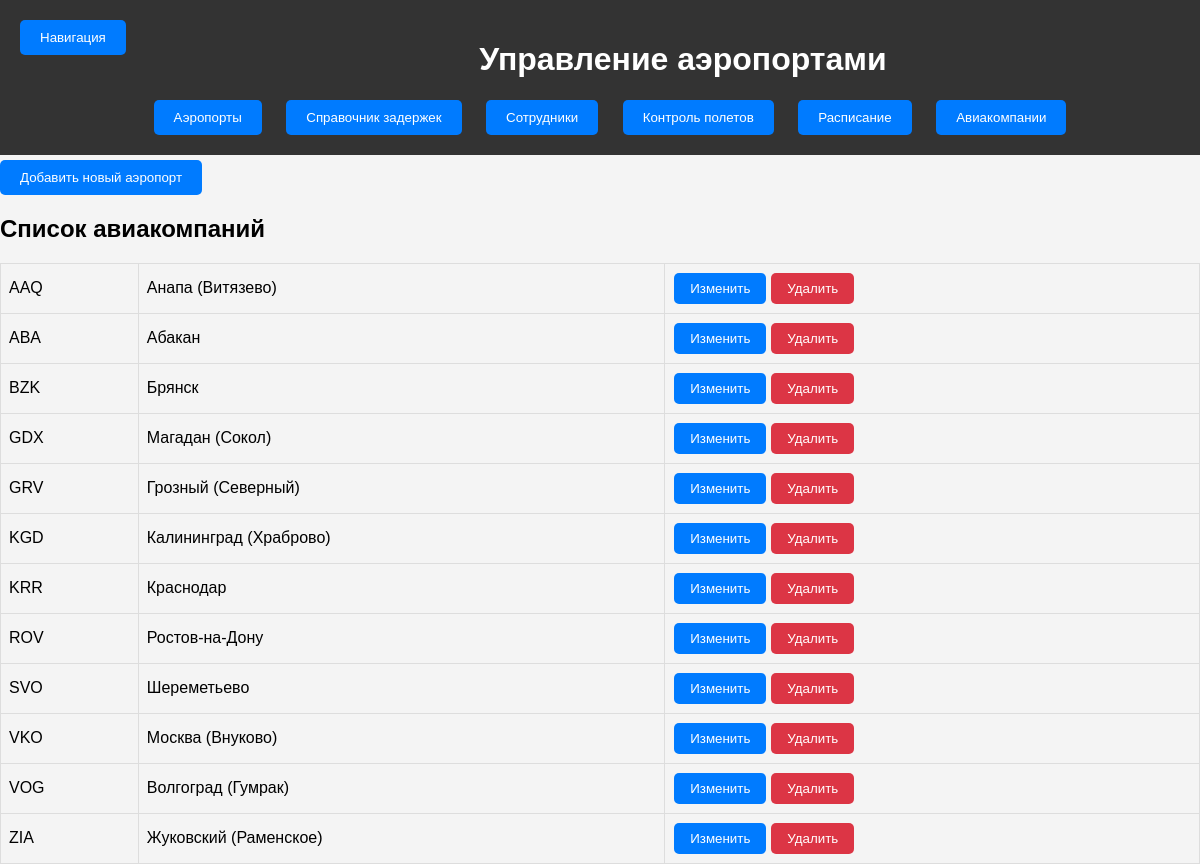
The app's page /tables/airport_ref/main/airport_ref.php with its own data.
### tables this page shows
CREATE TABLE IF NOT EXISTS `airport_ref` (
  `air_code` varchar(3) NOT NULL,
  `decoding` varchar(35) NOT NULL,
  PRIMARY KEY (`air_code`)
);

### tables/airport_ref/main/get_airports.php (the view, shortened to what this page needs)
<?php
$servername = "localhost";
$username = "root";
$password = "";
$dbname = "airport";
$conn = new mysqli($servername, $username, $password, $dbname);
mysqli_set_charset($conn, "utf8");
$sql = "SELECT air_code, decoding FROM airport_ref";
$result = $conn->query($sql);
if ($result->num_rows > 0) {
    while($row = $result->fetch_assoc()) {
        echo "<tr>";
        echo "<td>" . $row["air_code"] . "</td>";
        echo "<td data-field='decoding' data-value='" . $row["decoding"] . "'>" . $row["decoding"] . "</td>";
        echo "<td class='action-buttons'>";
        echo "<div class='button-group'>";
        echo "<button class='action-button edit-button' onclick='editAirport(\"" . $row["air_code"] . "\")'>Изменить</button>";
        echo "<form action='delete_airport.php' method='POST' onsubmit='return confirm(\"Вы уверены, что хотите удалить эту запись?\");'>";
        echo "<input type='submit' class='action-button delete-button' value='Удалить'>";
        echo "</form>";
        echo "</div>";
        echo "</td>";
        echo "</tr>";
    }
} else {
    echo "<tr><td colspan='3'>0 результатов</td></tr>";
}
?>

### tables/airport_ref/main/airport_ref.php (shortened to what this page needs)
<!DOCTYPE html>
<html lang="ru">
<head>
    <link rel="stylesheet" href="styles.css">
</head>
<body>
    <header>
        <button onclick="location.href='../../../nav/nav.php'" id="homeButton">Навигация</button>
        <h1>Управление аэропортами</h1>
        <nav>
            <ul>
                <li><button onclick="location.href='airports.php'">Аэропорты</button></li>
                <li><button onclick="location.href='delays_dictionary.php'">Справочник задержек</button></li>
                <li><button onclick="location.href='employees.php'">Сотрудники</button></li>
                <li><button onclick="location.href='flight_control.php'">Контроль полетов</button></li>
                <li><button onclick="location.href='schedule.php'">Расписание</button></li>
                <li><button onclick="location.href='../../airlines/main/airlines.php'">Авиакомпании</button></li>
            </ul>
        </nav>
    </header>
    <div>
        <button onclick="location.href='../add_airport_ref/add_airport.html'">Добавить новый аэропорт</button>
    </div>
    <h2>Список авиакомпаний</h2>
    <table>
        <tbody>
            <?php include 'get_airports.php'; ?>
        </tbody>
    </table>
</body>
</html>

### tables/airport_ref/main/styles.css (style rules this page uses)
body { font-family: Arial, sans-serif; margin: 0; padding: 0; background-color: #f4f4f4; }
header { position: fixed; width: 100%; background-color: #333; color: #fff; padding: 20px; text-align: center; z-index: 1000; }
nav ul { list-style-type: none; margin: 0; padding: 0; }
nav ul li { display: inline; margin-right: 20px; }
button { padding: 10px 20px; background-color: #007bff; color: #fff; border: none; cursor: pointer; border-radius: 5px; transition: background-color 0.3s; }
table { width: 100%; border-collapse: collapse; }
table th, table td { border: 1px solid #ddd; padding: 8px; }
.button-group { display: flex; padding: 1px 1px; }
.action-button { padding: 8px 16px; color: #fff; border: none; cursor: pointer; border-radius: 5px; transition: background-color 0.3s; margin-right: 5px; }
.edit-button { background-color: #007bff; }
.delete-button { background-color: #dc3545; }
#homeButton { padding: 10px 20px; background-color: #007bff; color: #fff; border: none; cursor: pointer; border-radius: 5px; transition: background-color 0.3s; float: left; margin-right: 20px; }
div { padding-top: 160px; }

### records on screen
airport_ref: air_code "AAQ", decoding "Анапа (Витязево)"
airport_ref: air_code "ABA", decoding "Абакан"
airport_ref: air_code "BZK", decoding "Брянск"
airport_ref: air_code "GDX", decoding "Магадан (Сокол)"
airport_ref: air_code "GRV", decoding "Грозный (Северный)"
airport_ref: air_code "KGD", decoding "Калининград (Храброво)"
airport_ref: air_code "KRR", decoding "Краснодар"
airport_ref: air_code "ROV", decoding "Ростов-на-Дону"
airport_ref: air_code "SVO", decoding "Шереметьево"
airport_ref: air_code "VKO", decoding "Москва (Внуково)"
airport_ref: air_code "VOG", decoding "Волгоград (Гумрак)"
airport_ref: air_code "ZIA", decoding "Жуковский (Раменское)"
